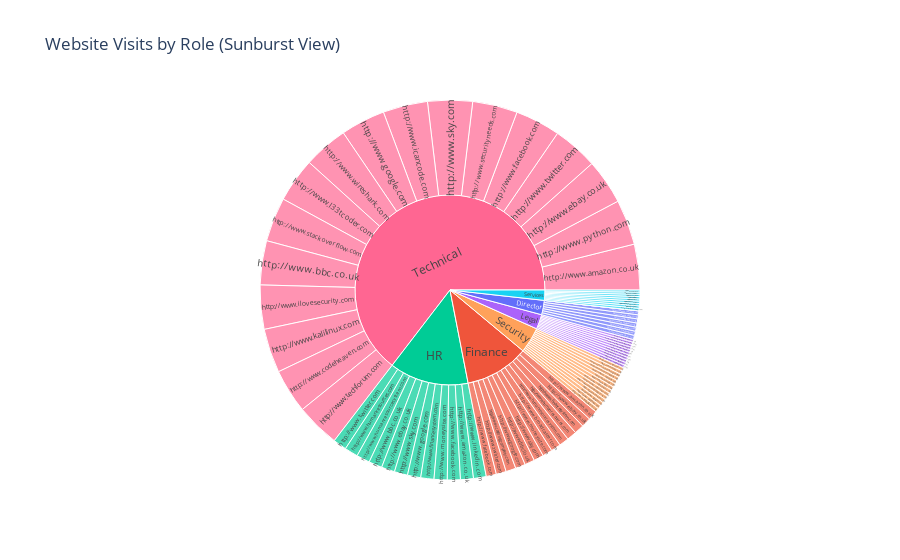

Here is the notebook cell this chart was saved with:
### Markdown cell above
Because there are so many websites an interactive visualisation could help, I opted for a Sunburst Chart as it makes it easy to get a breakdown of sites visited by role.

### Code cell
import plotly.express as px

visit_role_counts = web_data.groupby(['website', 'role']).size().reset_index(name='visitcount')
fig = px.sunburst(visit_role_counts, path=['role', 'website'], values='visitcount', color='role',
                  title="Website Visits by Role (Sunburst View)")
fig.show()

### Figure 1 — Plotly figure (JSON) as saved in the notebook; plotly's stock layout.template omitted (floating-point values rounded to 4 significant figures)
{"data": [{"branchvalues": "total", "customdata": [["Director"], ["Director"], ["Director"], ["Director"], ["Director"], ["Director"], ["Director"], ["Director"], ["Director"], ["Finance"], ["Finance"], ["Finance"], ["Finance"], ["Finance"], ["Finance"], ["Finance"], ["Finance"], ["Finance"], ["Finance"], ["Finance"], ["Finance"], ["Finance"], ["HR"], ["HR"], ["HR"], ["HR"], ["HR"], ["HR"], ["HR"], ["HR"], ["HR"], ["HR"], ["HR"], ["HR"], ["Legal"], ["Legal"], ["Legal"], ["Legal"], ["Legal"], ["Legal"], ["Legal"], ["Legal"], ["Legal"], ["Legal"], ["Legal"], ["Security"], ["Security"], ["Security"], ["Security"], ["Security"], ["Security"], ["Security"], ["Security"], ["Security"], ["Security"], ["Security"], ["Security"], ["Security"], ["Security"], ["Services"], ["Services"], ["Services"], ["Services"], ["Services"], ["Services"], ["Services"], ["Services"], ["Services"], ["Technical"], ["Technical"], ["Technical"], ["Technical"], ["Technical"], ["Technical"], ["Technical"], ["Technical"], ["Technical"], ["Technical"], ["Technical"], ["Technical"], ["Technical"], ["Technical"], ["Technical"], ["Technical"], ["Technical"], ["Director"], ["Finance"], ["HR"], ["Legal"], ["Security"], ["Services"], ["Technical"]], "domain": {"x": [0, 1], "y": [0, 1]}, "hovertemplate": "labels=%{label}<br>visitcount=%{value}<br>parent=%{parent}<br>id=%{id}<br>role=%{customdata[0]}<extra></extra>", "ids": ["Director/http://www.amazon.co.uk", "Director/http://www.linkedin.com", "Director/http://www.google.com", "Director/http://www.facebook.com", "Director/http://www.bbc.co.uk", "Director/http://www.sky.com", "Director/http://www.legaleagle.com", "Director/http://www.twitter.com", "Director/http://www.ebay.co.uk", "Finance/http://www.financesystem.com", "Finance/http://www.moneysite.com", "Finance/http://www.facebook.com", "Finance/http://www.google.com", "Finance/http://www.ebay.co.uk", "Finance/http://www.cateringcompany.com", "Finance/http://www.sky.com", "Finance/http://www.broadcaster.com", "Finance/http://www.amazon.co.uk", "Finance/http://www.humanresourcesystem.com", "Finance/http://www.humanresources.com", "Finance/http://www.bbc.co.uk", "Finance/http://www.twitter.com", "HR/http://www.ebay.co.uk", "HR/http://www.bbc.co.uk", "HR/http://www.google.com", "HR/http://www.humanresourcesystem.com", "HR/http://www.twitter.com", "HR/http://www.facebook.com", "HR/http://www.humanresources.com", "HR/http://www.moneysite.com", "HR/http://www.financesystem.com", "HR/http://www.amazon.co.uk", "HR/http://www.sky.com", "HR/http://www.linkedin.com", "Legal/http://www.google.com", "Legal/http://www.legallylaw.com", "Legal/http://www.legaleagle.com", "Legal/http://www.ilovelaw.com", "Legal/http://www.facebook.com", "Legal/http://www.employeelaw.com", "Legal/http://www.ebay.co.uk", "Legal/http://www.sky.com", "Legal/http://www.bbc.co.uk", "Legal/http://www.twitter.com", "Legal/http://www.amazon.co.uk", "Security/http://www.securityneeds.com", "Security/http://www.sky.com", "Security/http://www.ilovesecurity.com", "Security/http://www.twitter.com", "Security/http://www.localsecurity.net", "Security/http://www.mysecurityguard.net", "Security/http://www.google.com", "Security/http://www.helpineedasecurity.net", "Security/http://www.amazon.co.uk", "Security/http://www.bbc.co.uk", "Security/http://www.facebook.com", "Security/http://www.findmyguard.co.uk", "Security/http://www.gatehouse.com", "Security/http://www.ebay.co.uk", "Services/http://www.google.com", "Services/http://www.twitter.com", "Services/http://www.amazon.co.uk", "Services/http://www.bbc.co.uk", "Services/http://www.sky.com", "Services/http://www.cateringcompany.com", "Services/http://www.ebay.co.uk", "Services/http://www.broadcaster.com", "Services/http://www.facebook.com", "Technical/http://www.securityneeds.com", "Technical/http://www.google.com", "Technical/http://www.ilovesecurity.com", "Technical/http://www.facebook.com", "Technical/http://www.amazon.co.uk", "Technical/http://www.kalilinux.com", "Technical/http://www.techforum.com", "Technical/http://www.stackoverflow.com", "Technical/http://www.sky.com", "Technical/http://www.l33tcoder.com", "Technical/http://www.bbc.co.uk", "Technical/http://www.twitter.com", "Technical/http://www.ebay.co.uk", "Technical/http://www.codeheaven.com", "Technical/http://www.icancode.com", "Technical/http://www.python.com", "Technical/http://www.wireshark.com", "Director", "Finance", "HR", "Legal", "Security", "Services", "Technical"], "labels": ["http://www.amazon.co.uk", "http://www.linkedin.com", "http://www.google.com", "http://www.facebook.com", "http://www.bbc.co.uk", "http://www.sky.com", "http://www.legaleagle.com", "http://www.twitter.com", "http://www.ebay.co.uk", "http://www.financesystem.com", "http://www.moneysite.com", "http://www.facebook.com", "http://www.google.com", "http://www.ebay.co.uk", "http://www.cateringcompany.com", "http://www.sky.com", "http://www.broadcaster.com", "http://www.amazon.co.uk", "http://www.humanresourcesystem.com", "http://www.humanresources.com", "http://www.bbc.co.uk", "http://www.twitter.com", "http://www.ebay.co.uk", "http://www.bbc.co.uk", "http://www.google.com", "http://www.humanresourcesystem.com", "http://www.twitter.com", "http://www.facebook.com", "http://www.humanresources.com", "http://www.moneysite.com", "http://www.financesystem.com", "http://www.amazon.co.uk", "http://www.sky.com", "http://www.linkedin.com", "http://www.google.com", "http://www.legallylaw.com", "http://www.legaleagle.com", "http://www.ilovelaw.com", "http://www.facebook.com", "http://www.employeelaw.com", "http://www.ebay.co.uk", "http://www.sky.com", "http://www.bbc.co.uk", "http://www.twitter.com", "http://www.amazon.co.uk", "http://www.securityneeds.com", "http://www.sky.com", "http://www.ilovesecurity.com", "http://www.twitter.com", "http://www.localsecurity.net", "http://www.mysecurityguard.net", "http://www.google.com", "http://www.helpineedasecurity.net", "http://www.amazon.co.uk", "http://www.bbc.co.uk", "http://www.facebook.com", "http://www.findmyguard.co.uk", "http://www.gatehouse.com", "http://www.ebay.co.uk", "http://www.google.com", "http://www.twitter.com", "http://www.amazon.co.uk", "http://www.bbc.co.uk", "http://www.sky.com", "http://www.cateringcompany.com", "http://www.ebay.co.uk", "http://www.broadcaster.com", "http://www.facebook.com", "http://www.securityneeds.com", "http://www.google.com", "http://www.ilovesecurity.com", "http://www.facebook.com", "http://www.amazon.co.uk", "http://www.kalilinux.com", "http://www.techforum.com", "http://www.stackoverflow.com", "http://www.sky.com", "http://www.l33tcoder.com", "http://www.bbc.co.uk", "http://www.twitter.com", "http://www.ebay.co.uk", "http://www.codeheaven.com", "http://www.icancode.com", "http://www.python.com", "http://www.wireshark.com", "Director", "Finance", "HR", "Legal", "Security", "Services", "Technical"], "marker": {"colors": ["#636efa", "#636efa", "#636efa", "#636efa", "#636efa", "#636efa", "#636efa", "#636efa", "#636efa", "#EF553B", "#EF553B", "#EF553B", "#EF553B", "#EF553B", "#EF553B", "#EF553B", "#EF553B", "#EF553B", "#EF553B", "#EF553B", "#EF553B", "#EF553B", "#00cc96", "#00cc96", "#00cc96", "#00cc96", "#00cc96", "#00cc96", "#00cc96", "#00cc96", "#00cc96", "#00cc96", "#00cc96", "#00cc96", "#ab63fa", "#ab63fa", "#ab63fa", "#ab63fa", "#ab63fa", "#ab63fa", "#ab63fa", "#ab63fa", "#ab63fa", "#ab63fa", "#ab63fa", "#FFA15A", "#FFA15A", "#FFA15A", "#FFA15A", "#FFA15A", "#FFA15A", "#FFA15A", "#FFA15A", "#FFA15A", "#FFA15A", "#FFA15A", "#FFA15A", "#FFA15A", "#FFA15A", "#19d3f3", "#19d3f3", "#19d3f3", "#19d3f3", "#19d3f3", "#19d3f3", "#19d3f3", "#19d3f3", "#19d3f3", "#FF6692", "#FF6692", "#FF6692", "#FF6692", "#FF6692", "#FF6692", "#FF6692", "#FF6692", "#FF6692", "#FF6692", "#FF6692", "#FF6692", "#FF6692", "#FF6692", "#FF6692", "#FF6692", "#FF6692", "#636efa", "#EF553B", "#00cc96", "#ab63fa", "#FFA15A", "#19d3f3", "#FF6692"]}, "name": "", "parents": ["Director", "Director", "Director", "Director", "Director", "Director", "Director", "Director", "Director", "Finance", "Finance", "Finance", "Finance", "Finance", "Finance", "Finance", "Finance", "Finance", "Finance", "Finance", "Finance", "Finance", "HR", "HR", "HR", "HR", "HR", "HR", "HR", "HR", "HR", "HR", "HR", "HR", "Legal", "Legal", "Legal", "Legal", "Legal", "Legal", "Legal", "Legal", "Legal", "Legal", "Legal", "Security", "Security", "Security", "Security", "Security", "Security", "Security", "Security", "Security", "Security", "Security", "Security", "Security", "Security", "Services", "Services", "Services", "Services", "Services", "Services", "Services", "Services", "Services", "Technical", "Technical", "Technical", "Technical", "Technical", "Technical", "Technical", "Technical", "Technical", "Technical", "Technical", "Technical", "Technical", "Technical", "Technical", "Technical", "Technical", "", "", "", "", "", "", ""], "type": "sunburst", "values": [1086, 5, 1087, 1113, 1086, 1115, 5, 1049, 1080, 2547, 2609, 2684, 2629, 2544, 2636, 2613, 2592, 2523, 2587, 2582, 2625, 2648, 3525, 3536, 3503, 3546, 3580, 3441, 3548, 3477, 3494, 3416, 3505, 3367, 727, 747, 692, 710, 705, 691, 698, 705, 678, 689, 724, 957, 966, 971, 987, 975, 956, 998, 985, 888, 937, 960, 1026, 1000, 967, 626, 597, 553, 599, 651, 624, 590, 577, 618, 11886, 11796, 11666, 11929, 12079, 11666, 11655, 11692, 11850, 11733, 11677, 11948, 11953, 11661, 11827, 11996, 11791, 7626, 33819, 41938, 7766, 13573, 5435, 200805]}], "layout": {"autosize": true, "legend": {"tracegroupgap": 0}, "title": {"text": "Website Visits by Role (Sunburst View)"}}}
